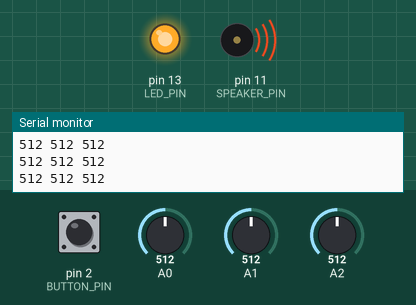
Recording of a sketch running on a simulated Arduino Uno, built with avr-gcc and run on an emulated ATmega328P. On the bench: output pins drawn as LEDs (lit = HIGH), buzzer (waves = sounding), the last lines printed to the serial monitor. Dashed ring = blinking. The inputs (shaded band) are chosen by the test bench; at power-on: pin 2 (BUTTON_PIN) HIGH, A0 = 512, A1 = 512, A2 = 512. Random numbers use the default seed unless the sketch sets one; EEPROM starts erased.

Above: at 1.2 s.
1.3 s: pin 2 (BUTTON_PIN) pulled LOW for 0.7 s
At 2.3 s:
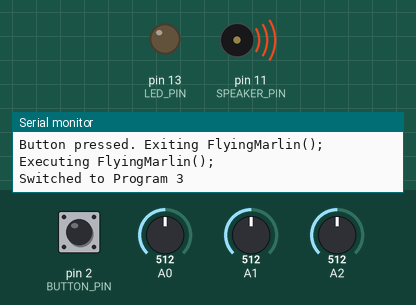
4.5 s: pin 2 (BUTTON_PIN) pulsed LOW 2 times (0.12 s each, 0.3 s apart)
At 5.65 s:
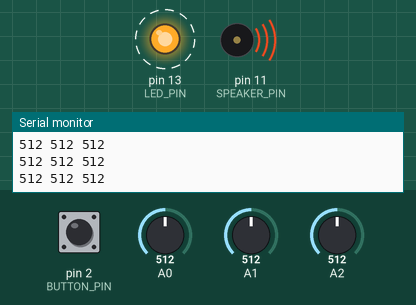
Timing chart, 0 to 14.3 s (numbered marks = the images above; inputs shaded):
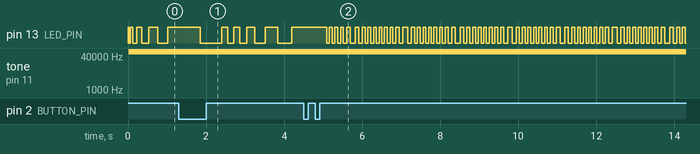

The sketch:

FlyingMarlin.ino
```cpp
#include <EEPROM.h>

#define SAMPLE_RATE 22050 // adjust sample rate to lower pitch, 11025 for octave lower for example, 22050 normal
#define SIZE        256
#define OFFSET      32
#define LED_PIN     13
#define LED_PORT    PORTB
#define LED_BIT     5
#define SPEAKER_PIN 11
#define BUTTON_PIN 2

int out;
int last = 0;
int curr = 0;
uint8_t delaymem[SIZE];
uint8_t locat = 0;
uint8_t bound = SIZE; //bound is the period of the delayline. it's important for pitch and timing routines later.
int accum = 0;
int lowpass = 0.1; // 0 ... 1.0
bool trig = false;
int tempSensor = analogRead(0); /* define where the temperature sensor is.
                                  Use 3 pin TMP36GT9Z from analog devices! easy.
                                  Note that for 105F° the ADC is approx 185.
                                  and for 15° the ADC is approx 83
                                  roughly one degree F per bit but not exactly.
                                                                            */
int solarPanel = analogRead(1);   /* define where the wobbly voltage is.
                                this is just a voltage divider hooked up to the solar panel,
                                should vary from 5v to 0v depending on sun conditions.
                                 can be used later.
                                 value reliably ferret between 600 and 900 with 100k and 81k resistor*/
int foilAntennae = analogRead(2); /* define where the foil antennae sensor is.
                                  experimental variable. maybe you can make a foil antennae
                                  easily inside the case?*/

int mode = 1; // Variable to track the current program mode
int val[6];

// note root -- needs to be under the size of the delayline window, can't be less than 256.
float pulse = 255.0;

// messing around with tuning--WTP 3/7 prism plus 11 3 and 7
float note1 = pulse / (1.0/1.0);
float note2 = pulse / (33.0/32.0);
float note3 = pulse / (9.0/8.0);
float note4 = pulse / (147.0/128.0);
float note5 = pulse / (77.0/64.0);
float note6 = pulse / (21.0/16.0);
float note7 = pulse / (11.0/8.0);
float note8 = pulse / (3.0/2.0);
float note9 = pulse / (49.0/32.0);
float note10 = pulse / (441.0/256.0);
float note11 = pulse / (7.0/4.0);
float note12 = pulse / (63.0/32.0);

float note13 = pulse / (2.0/1.0);
float note14 = pulse / (33.0/16.0);
float note15 = pulse / (9.0/4.0);
float note16 = pulse / (147.0/64.0);
float note17 = pulse / (77.0/32.0);
float note18 = pulse / (21.0/8.0);
float note19 = pulse / (11.0/4.0);
float note20 = pulse / (3.0/1.0);
float note21 = pulse / (49.0/16.0);
float note22 = pulse / (441.0/128.0);
float note23 = pulse / (7.0/2.0);
float note24 = pulse / (63.0/16.0);


float noteTable[24] = {
  note1, note2, note3, note4, note5, note6, note7, note8, note9, note10, note11, note12,
  note13, note14, note15, note16, note17, note18, note19, note20, note21, note22, note23, note24
};


ISR(TIMER1_COMPA_vect) {
  OCR2A = 0xff & out;

  if (trig) {
    for (int i = 0; i < SIZE; i++) delaymem[i] = random();
    trig = false;
  } else {
    delaymem[locat++] = out;
    if (locat >= bound) locat = 0;
    curr = delaymem[locat];
    out = accum >> lowpass;
    accum = accum - out + ((last >> 1) + (curr >> 1));
    last = curr;
  }
}

void startPlayback() {
  pinMode(SPEAKER_PIN, OUTPUT);
  pinMode(LED_PIN, OUTPUT);
  ASSR &= ~(_BV(EXCLK) | _BV(AS2));
  TCCR2A |= _BV(WGM21) | _BV(WGM20);
  TCCR2B &= ~_BV(WGM22);
  TCCR2A = (TCCR2A | _BV(COM2A1)) & ~_BV(COM2A0);
  TCCR2A &= ~(_BV(COM2B1) | _BV(COM2B0));
  TCCR2B = (TCCR2B & ~(_BV(CS12) | _BV(CS11))) | _BV(CS10);
  OCR2A = 0;
  cli();
  TCCR1B = (TCCR1B & ~_BV(WGM13)) | _BV(WGM12);
  TCCR1A = TCCR1A & ~(_BV(WGM11) | _BV(WGM10));
  TCCR1B = (TCCR1B & ~(_BV(CS12) | _BV(CS11))) | _BV(CS10);
  OCR1A = F_CPU / SAMPLE_RATE;
  TIMSK1 |= _BV(OCIE1A);
  sei();
}

void stopPlayback() {
  TIMSK1 &= ~_BV(OCIE1A);
  TCCR1B &= ~_BV(CS10);
  TCCR2B &= ~_BV(CS10);
  digitalWrite(SPEAKER_PIN, LOW);
}

void setup() {
  startPlayback();
  Serial.begin(9600);
  randomSeed(analogRead(4));
  pinMode(BUTTON_PIN, INPUT_PULLUP);

  if(EEPROM.read(0) == 255) {
    mode = 1;
  } else {
    mode = EEPROM.read(0);
  }
}

float fade(float t) {
  return t * t * t * (t * (t * 6 - 15) + 10);
}

float lerp(float a, float b, float t) {
  return a + t * (b - a);
}

float grad(int hash, float x) {
  int h = hash & 15;
  float grad = 1.0 + (h & 7);
  if (h & 8) grad = -grad;
  return (grad * x);
}

float perlinNoise(float x) {
  int X = (int)x & 255;
  x -= (int)x;
  float u = fade(x);
  int a = (X) & 255;
  int b = (X + 1) & 255;
  return lerp(grad(a, x), grad(b, x - 1), u);
}

void FlyingMarlin(float* noteTable, int phraseBegin, int phraseEnd, float divisor) {
  int j = 1;
  int phraseStop = phraseBegin - 1;
  for (int i = phraseBegin; i > phraseStop; i = i + j) {
    if (i == phraseEnd) {
      j = -1;
    }

    tempSensor = constrain(tempSensor, 83, 185);
    int mappedTemp = map(tempSensor, 83, 185, 200, 400);

    solarPanel = constrain(solarPanel, 630, 950);
    int mappedSolar = map(solarPanel, 630, 950, 200, 400);

    LED_PORT ^= 1 << LED_BIT;
    trig = true;

    float noiseValue = (perlinNoise(i * 0.1) + 1.0) / 2.0;
          // i / 20.0 still works but changes are so gradual...2.5 is good
          // i * 3.4 is ok... i * 2.0 also ok
    noiseValue = constrain(noiseValue, 0.0, 1.0);
    int tab = (int)(noiseValue * 23.0);  // Scale noise to select note from noteTable

    tab = constrain(tab, 0, 23);  // Ensure tab is within bounds

    bound = noteTable[tab];
    bound = bound / divisor;
    //bound = constrain(bound, 24, 255);

    int value = random(0, 1023);
    float falue = map(value, 0, 1023, 1, 3000) / 1000.0;
    lowpass = falue;

    int bond = bound * i;
    int vari = i * 3;
    bond = bond + vari;
    bond = bond / 5;
    delay(bond);

    for(int q = 0; q < 3; q++) {
      val[q] = analogRead(q);
      Serial.print(val[q]);
      Serial.print(" ");
    }
    Serial.println();

    if (digitalRead(BUTTON_PIN) == LOW) {
      Serial.println(F("Button pressed. Exiting FlyingMarlin();"));
      break;
    }
  }
  Serial.println(F("Executing FlyingMarlin();"));
}

void loop() {
  if (digitalRead(BUTTON_PIN) == LOW) {
    mode = (mode % 4) + 1;
    Serial.print(F("Switched to Program "));
    Serial.println(mode);
    EEPROM.write(0, mode);
    delay(500);
  }

  switch (mode) {
    case 1:
      FlyingMarlin(noteTable, 0, 30, 1);
      break;
    case 2:
      FlyingMarlin(noteTable, 0, 30, 4);
      break;
    case 3:
      FlyingMarlin(noteTable, 10, 20, 2);
      break;
    case 4:
      FlyingMarlin(noteTable, 7, 15, 5);
      break;
    default:
      break;
  }
}
```

Measured:
- by itself, pin 13 (LED_PIN): alternates HIGH for 0.07 s and LOW for 0.07 s
